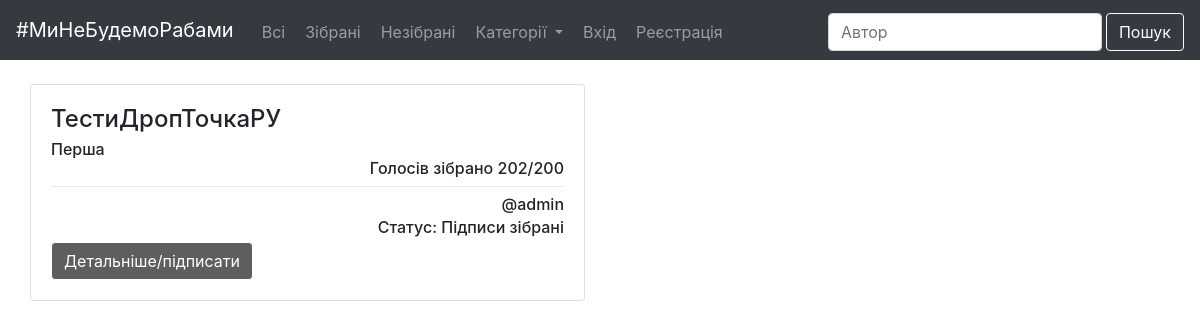
Page /pop/ on the committed database.
### pract/models.py (models this page shows, shortened)
class Petition(models.Model):
    user = models.ForeignKey(settings.AUTH_USER_MODEL, on_delete=models.PROTECT)
    category = models.ForeignKey(Category, on_delete=models.CASCADE)
    title = models.CharField(max_length=100)
    slug = models.SlugField()
    info = models.TextField()
    votes = models.IntegerField(default=0)
    date = models.DateTimeField(default=(timezone.now() + timedelta(days=14)))
    status = models.CharField(max_length=100, choices=PETITION_STATUS_CHOICES, default='Збираємо підписи')
    def get_absolute_url(self):
        return reverse('petition_detail', kwargs={'petition_slug': self.slug})

class Category(models.Model):
    name = models.CharField(max_length=100)
    slug = models.SlugField(blank=True)
    def __str__(self):
        return self.name
    def get_absolute_url(self):
        return reverse('category_detail', kwargs={'category_slug': self.slug})

### pract/views.py (the view)
# urls.py: url(r'^pop/$', pop_view, name='pop'),
def pop_view(request):
    categories = Category.objects.all()
    category = random.choice(Category.objects.all())
    petitions = Petition.objects.filter(status='Підписи зібрані')
    context = {
        'categories': categories,
        'petitions': petitions,
        'random':category
    }
    return render(request, 'pop.html', context)

### pract/templates/pop.html (shortened to what this page needs)
{% extends 'base.html' %}

### pract/templates/base.html (shortened to what this page needs)
{% load static %}
<!DOCTYPE html>
<html lang="en">
<head>
    <link rel="stylesheet" href="https://stackpath.bootstrapcdn.com/bootstrap/4.3.1/css/bootstrap.min.css"
>
    <link rel="stylesheet" href="{% static 'css/css.css' %}">
</head>
<body>
{% block navbarb %}
    <nav class="navbar navbar-expand-lg navbar-dark bg-dark navbar-fixed-top">
        <a class="navbar-brand" href="/">#МиНеБудемоРабами</a>
        <div class="collapse navbar-collapse" id="nav">
            <ul class="navbar-nav mr-auto">
                <li class="nav-item ml-1 mt-1">
                    <a class="nav-link" href="/">Всі</a>
                </li>
                <li class="nav-item ml-1 mt-1">
                    <a class="nav-link" href="{% url "pop" %}">Зібрані</a>
                </li>
                <li class="nav-item ml-1 mt-1">
                    <a class="nav-link" href="{% url "notPop" %}">Незібрані</a>
                </li>
                <li class="nav-item dropdown ml-1 mt-1">
                    <a class="nav-link dropdown-toggle" id="ndml" href="#" role="button" data-toggle="dropdown"
                       aria-haspopup="true" aria-expanded="false">
                        Категорії
                    </a>
                </li>
                {% if request.user.is_authenticated %}
                    <li class="nav-item ml-1 mt-1">
                        <a class="nav-link" href="{% url "account" %}">Мій кабінет</a>
                    </li>
                    <li class="nav-item ml-1 mt-1">
                        <a class="nav-link" href="{% url "logout" %}">Вихід</a>
                    </li>
                {% else %}
                    <li class="nav-item ml-1 mt-1">
                        <a class="nav-link" href="{% url "login" %}">Вхід</a>
                    </li>
                    <li class="nav-item ml-1 mt-1">
                        <a class="nav-link" href="{% url "registration" %}">Реєстрація</a>
                    </li>
                {% endif %}
            </ul>
            <form class="form-inline ml-1 float-right justify-content-end" action="{% url "search" %}" method="GET">
                <input name="q" type="text" class="form-control ml-1 mt-1" placeholder="Автор" aria-label="Автор"
                       aria-describedby="basic-addon1">
                <input class="btn btn-outline-light ml-1 mt-1" type="submit" value="Пошук">
            </form>
        </div>
    </nav>
{% endblock navbarb %}
{% block content %}
    <div class="container-fluid bg-white">
        <div class="container-fluid">
            <div class="row">
                {% for petition in petitions %}
                    <div class="col-sm-6 mt-4">
                        <div class="card">
                            <div class="card-body">
                                <h4 class="card-title">{{ petition.title }}</h4>
                                <h6 class="card-subtitle text-left">{{ petition.category }}</h6>
                                <h6 class="card-text card-text text-right">Голосів зібрано {{ petition.votes }}/200</h6>
                                <div class="dropdown-divider"></div>
                                <h6 class="card-subtitle text-right mt-1">@{{ petition.user }}</h6>
                                <h6 class="card-subtitle text-right mt-1">Статус: {{ petition.status }}</h6>
                                <a href="{{ petition.get_absolute_url }}" class="btn btn-outline-info mt-1">Детальніше/підписати</a>
                            </div>
                        </div>
                    </div>
                {% endfor %}
            </div>
        </div>
    </div>
{% endblock content %}
</body>
</html>

### static_in_dev/css/css.css (style rules this page uses)
.btn-outline-info { background-color: rgba(44, 44, 44, 0.76); color: white; border-color: white; }

### rows in the picture
Petition: title "ТестиДропТочкаРУ", category "Перша", votes "202", user "admin", status "Підписи зібрані"
